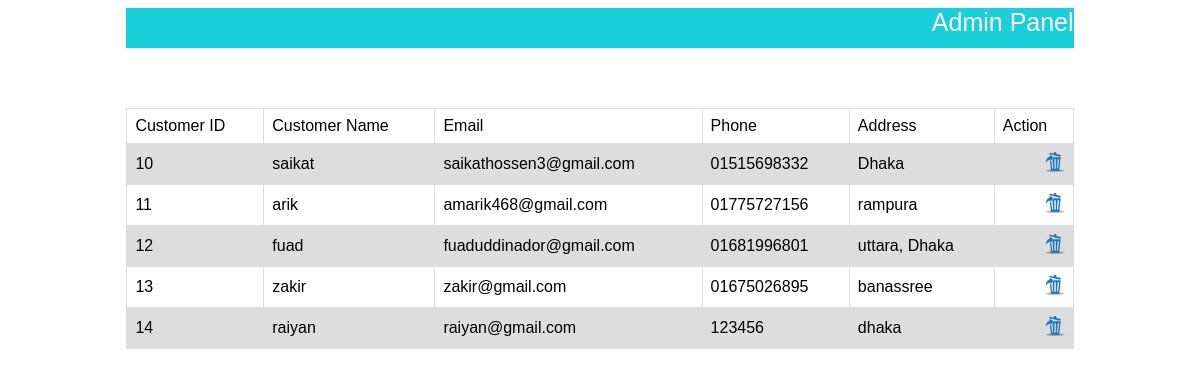
Screenshot of /admin/customer.php with the database file from the repository.
### tables this page shows
CREATE TABLE `customer` (
  `customer_id` int(11) NOT NULL,
  `customer_name` varchar(50) NOT NULL,
  `password` varchar(50) NOT NULL,
  `email` varchar(50) NOT NULL,
  `phone_no` varchar(11) NOT NULL,
  `address` text NOT NULL
);

### admin/customer.php (the view, shortened to what this page needs)
<?php
    include('header.php');
?>
<div class="content">
    <?php
        $qry = "select * from customer";
        $res = $db_connect->query($qry) or die('Bad Query');
    ?>
    <table>
        <tr>
            <td>Customer ID</td>
            <td>Customer Name</td>
            <td>Email</td>
            <td>Phone</td>
            <td>Address</td>
            <td>Action</td>
        </tr>
        <?php
            while($row = $res->fetch_assoc()){
        ?>
        <tr>
            <td>
            <?php
                    echo $row["customer_id"];
                    $p_id = $row["customer_id"];
            ?>
            </td>
            <td>
            <?php
                    echo $row["customer_name"];
            ?>
            </td>
            <td>
            <?php
                    echo $row["email"];
            ?>
            </td>
            <td>
            <?php
                    echo $row["phone_no"];
            ?>
            </td>
            <td>
            <?php
                    echo $row["address"];
            ?>
            </td>
            <td><a href ="customer.php?id= <?php echo $p_id; ?>" style="margin:0; padding: 0; border:none;background:none; float: right;"><img src = "icon/Delete_Icon.png" alt="Delete" width="20" height="20"/></a>
            </td>
        </tr>
        <?php } ?>
    </table>
</div>
<?php
    include('footer.php');
?>

### admin/css/style.css (style rules this page uses)
body { background: #fff; }
.content { width:100%; margin: 0px; height: auto; padding-top: 100px; }
a:link { color: #18CFDA; background: #fff; text-decoration: none; border: 1px solid; display: inline-block; text-align: center; padding: 20px; margin: 20px; }
table { font-family: arial, sans-serif; border-collapse: collapse; width: 100%; margin: 0px; }
td { border: 1px solid #dddddd; text-align: left; padding: 8px; }
tr:nth-child(even) { background-color: #dddddd; }

### rows the page displays
customer: customer_id "10", customer_name "saikat", email "saikathossen3@gmail.com", phone_no "01515698332", address "Dhaka"
customer: customer_id "11", customer_name "arik", email "amarik468@gmail.com", phone_no "01775727156", address "rampura"
customer: customer_id "12", customer_name "fuad", email "fuaduddinador@gmail.com", phone_no "01681996801", address "uttara, Dhaka"
customer: customer_id "13", customer_name "zakir", email "zakir@gmail.com", phone_no "01675026895", address "banassree"
customer: customer_id "14", customer_name "raiyan", email "raiyan@gmail.com", phone_no "123456", address "dhaka"
